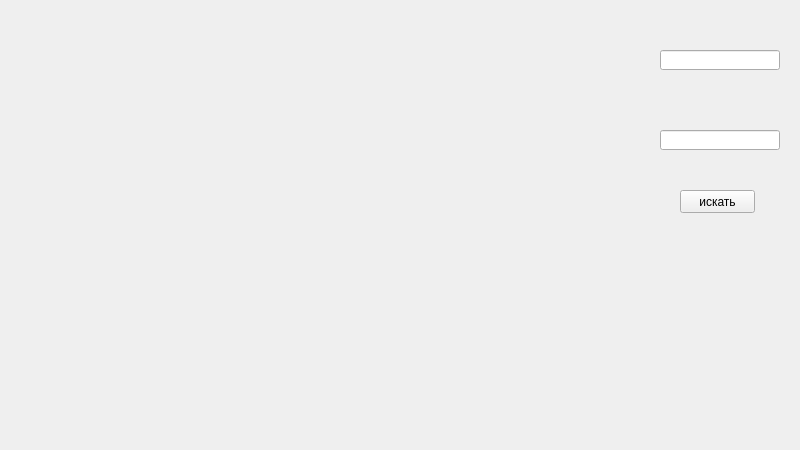
<?xml version="1.0" encoding="UTF-8"?>
<ui version="4.0">
 <class>Form</class>
 <widget class="QWidget" name="Form">
  <property name="geometry">
   <rect>
    <x>0</x>
    <y>0</y>
    <width>800</width>
    <height>450</height>
   </rect>
  </property>
  <property name="windowTitle">
   <string>Form</string>
  </property>
  <widget class="QLabel" name="lbl">
   <property name="geometry">
    <rect>
     <x>0</x>
     <y>0</y>
     <width>600</width>
     <height>450</height>
    </rect>
   </property>
   <property name="text">
    <string/>
   </property>
  </widget>
  <widget class="QLineEdit" name="line2">
   <property name="geometry">
    <rect>
     <x>660</x>
     <y>50</y>
     <width>120</width>
     <height>20</height>
    </rect>
   </property>
  </widget>
  <widget class="QLineEdit" name="line1">
   <property name="geometry">
    <rect>
     <x>660</x>
     <y>130</y>
     <width>120</width>
     <height>20</height>
    </rect>
   </property>
  </widget>
  <widget class="QPushButton" name="btn">
   <property name="geometry">
    <rect>
     <x>680</x>
     <y>190</y>
     <width>75</width>
     <height>23</height>
    </rect>
   </property>
   <property name="text">
    <string>искать</string>
   </property>
  </widget>
 </widget>
 <resources/>
 <connections/>
</ui>
